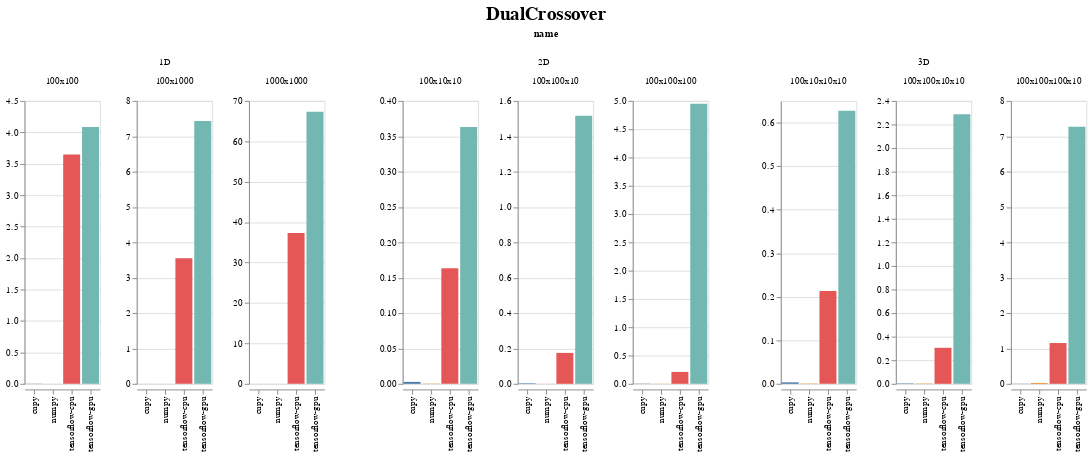

Source (notebook cell):
### Code cell
display_chart('DualCrossover')

### Figure 1 — Vega-Lite specification as saved in the notebook (floating-point values rounded to 4 significant figures)
{"config": {"view": {"continuousWidth": 400, "continuousHeight": 300}, "title": {"anchor": "middle", "fontSize": 20, "offset": 5, "orient": "top"}}, "data": {"name": "data-cea9cb0dc05ed6bc64bc0604beafba1a"}, "facet": {"column": {"type": "nominal", "field": "name"}}, "spec": {"mark": "bar", "encoding": {"color": {"type": "nominal", "field": "backend", "legend": null}, "column": {"type": "nominal", "field": "shape_str", "sort": {"field": "input_size", "order": "ascending"}, "title": ""}, "x": {"type": "nominal", "axis": {"title": ""}, "field": "backend"}, "y": {"type": "quantitative", "axis": {"title": ""}, "field": "avg_time", "sort": "-x"}}, "resolve": {"scale": {"y": "independent"}}, "title": ""}, "spacing": 50, "title": "DualCrossover", "$schema": "https://vega.github.io/schema/vega-lite/v4.0.2.json", "datasets": {"data-cea9cb0dc05ed6bc64bc0604beafba1a": [{"avg_time": 0.002659, "backend": "cupy", "evoflow_version": "0.5.0", "generations": 10, "group": "DualCrossover", "input_size": 10000, "max_time": 0.003989, "min_time": 0.001994, "name": "1D", "num_runs": 3, "shape": [100, 100], "shape_str": "100x100", "std_time": 0.0009404, "system": {"os": {"name": "Windows", "version": "10.0.18362"}, "memory": {"unit": "MB", "used": 20980, "total": 65451}, "cpu": {"name": "Intel64 Family 6 Model 158 Stepping 10, GenuineIntel", "cores": 12, "freqency": 3696.0}, "python": {"numpy": "1.18.3", "tensorflow": {"visible_gpu": ["/physical_device:GPU:0"], "version": "2.2.0"}, "cupy": "7.2.0"}, "gpu": [{"memory": {"unit": "MB", "total": 11264, "used": 2106}, "temperature": {"unit": "C"}, "driver": "445.87", "index": "0", "name": "GeForce RTX 2080 Ti", "value": "60", "usage": "3"}]}, "test_name": "DualCrossover1D", "test_type": "OP", "ts": 1590449607}, {"avg_time": 4.085, "backend": "tensorflow-gpu", "evoflow_version": "0.5.0", "generations": 10, "group": "DualCrossover", "input_size": 10000, "max_time": 4.879, "min_time": 3.6, "name": "1D", "num_runs": 3, "shape": [100, 100], "shape_str": "100x100", "std_time": 0.5665, "system": {"os": {"name": "Windows", "version": "10.0.18362"}, "memory": {"unit": "MB", "used": 20986, "total": 65451}, "cpu": {"name": "Intel64 Family 6 Model 158 Stepping 10, GenuineIntel", "cores": 12, "freqency": 3696.0}, "python": {"numpy": "1.18.3", "tensorflow": {"visible_gpu": ["/physical_device:GPU:0"], "version": "2.2.0"}, "cupy": "7.2.0"}, "gpu": [{"memory": {"unit": "MB", "total": 11264, "used": 2137}, "temperature": {"unit": "C"}, "driver": "445.87", "index": "0", "name": "GeForce RTX 2080 Ti", "value": "60", "usage": "2"}]}, "test_name": "DualCrossover1D", "test_type": "OP", "ts": 1590449621}, {"avg_time": 0.00266, "backend": "cupy", "evoflow_version": "0.5.0", "generations": 10, "group": "DualCrossover", "input_size": 10000, "max_time": 0.002992, "min_time": 0.001995, "name": "2D", "num_runs": 3, "shape": [100, 10, 10], "shape_str": "100x10x10", "std_time": 0.0004701, "system": {"os": {"name": "Windows", "version": "10.0.18362"}, "memory": {"unit": "MB", "used": 20980, "total": 65451}, "cpu": {"name": "Intel64 Family 6 Model 158 Stepping 10, GenuineIntel", "cores": 12, "freqency": 3696.0}, "python": {"numpy": "1.18.3", "tensorflow": {"visible_gpu": ["/physical_device:GPU:0"], "version": "2.2.0"}, "cupy": "7.2.0"}, "gpu": [{"memory": {"unit": "MB", "total": 11264, "used": 2106}, "temperature": {"unit": "C"}, "driver": "445.87", "index": "0", "name": "GeForce RTX 2080 Ti", "value": "60", "usage": "3"}]}, "test_name": "DualCrossover2D", "test_type": "OP", "ts": 1590449607}, {"avg_time": 0.1634, "backend": "tensorflow-cpu", "evoflow_version": "0.5.0", "generations": 10, "group": "DualCrossover", "input_size": 10000, "max_time": 0.1646, "min_time": 0.1611, "name": "2D", "num_runs": 3, "shape": [100, 10, 10], "shape_str": "100x10x10", "std_time": 0.001647, "system": {"os": {"name": "Windows", "version": "10.0.18362"}, "memory": {"unit": "MB", "used": 24110, "total": 65451}, "cpu": {"name": "Intel64 Family 6 Model 158 Stepping 10, GenuineIntel", "cores": 12, "freqency": 3696.0}, "python": {"numpy": "1.18.3", "tensorflow": {"visible_gpu": [], "version": "2.2.0"}, "cupy": "7.2.0"}, "gpu": []}, "test_name": "DualCrossover2D", "test_type": "OP", "ts": 1590452965}, {"avg_time": 3.648, "backend": "tensorflow-cpu", "evoflow_version": "0.5.0", "generations": 10, "group": "DualCrossover", "input_size": 10000, "max_time": 4.29, "min_time": 3.302, "name": "1D", "num_runs": 3, "shape": [100, 100], "shape_str": "100x100", "std_time": 0.4548, "system": {"os": {"name": "Windows", "version": "10.0.18362"}, "memory": {"unit": "MB", "used": 24110, "total": 65451}, "cpu": {"name": "Intel64 Family 6 Model 158 Stepping 10, GenuineIntel", "cores": 12, "freqency": 3696.0}, "python": {"numpy": "1.18.3", "tensorflow": {"visible_gpu": [], "version": "2.2.0"}, "cupy": "7.2.0"}, "gpu": []}, "test_name": "DualCrossover1D", "test_type": "OP", "ts": 1590452965}, {"avg_time": 0.0003324, "backend": "numpy", "evoflow_version": "0.5.0", "generations": 10, "group": "DualCrossover", "input_size": 10000, "max_time": 0.0009973, "min_time": 0.0, "name": "1D", "num_runs": 3, "shape": [100, 100], "shape_str": "100x100", "std_time": 0.0004701, "system": {"os": {"name": "Windows", "version": "10.0.18362"}, "memory": {"unit": "MB", "used": 20934, "total": 65451}, "cpu": {"name": "Intel64 Family 6 Model 158 Stepping 10, GenuineIntel", "cores": 12, "freqency": 3696.0}, "python": {"numpy": "1.18.3", "tensorflow": {"visible_gpu": ["/physical_device:GPU:0"], "version": "2.2.0"}, "cupy": "7.2.0"}, "gpu": []}, "test_name": "DualCrossover1D", "test_type": "OP", "ts": 1590449592}, {"avg_time": 0.363, "backend": "tensorflow-gpu", "evoflow_version": "0.5.0", "generations": 10, "group": "DualCrossover", "input_size": 10000, "max_time": 0.4099, "min_time": 0.3102, "name": "2D", "num_runs": 3, "shape": [100, 10, 10], "shape_str": "100x10x10", "std_time": 0.04094, "system": {"os": {"name": "Windows", "version": "10.0.18362"}, "memory": {"unit": "MB", "used": 20986, "total": 65451}, "cpu": {"name": "Intel64 Family 6 Model 158 Stepping 10, GenuineIntel", "cores": 12, "freqency": 3696.0}, "python": {"numpy": "1.18.3", "tensorflow": {"visible_gpu": ["/physical_device:GPU:0"], "version": "2.2.0"}, "cupy": "7.2.0"}, "gpu": [{"memory": {"unit": "MB", "total": 11264, "used": 2137}, "temperature": {"unit": "C"}, "driver": "445.87", "index": "0", "name": "GeForce RTX 2080 Ti", "value": "60", "usage": "2"}]}, "test_name": "DualCrossover2D", "test_type": "OP", "ts": 1590449621}, {"avg_time": 0.0003324, "backend": "numpy", "evoflow_version": "0.5.0", "generations": 10, "group": "DualCrossover", "input_size": 10000, "max_time": 0.0009971, "min_time": 0.0, "name": "2D", "num_runs": 3, "shape": [100, 10, 10], "shape_str": "100x10x10", "std_time": 0.00047, "system": {"os": {"name": "Windows", "version": "10.0.18362"}, "memory": {"unit": "MB", "used": 20934, "total": 65451}, "cpu": {"name": "Intel64 Family 6 Model 158 Stepping 10, GenuineIntel", "cores": 12, "freqency": 3696.0}, "python": {"numpy": "1.18.3", "tensorflow": {"visible_gpu": ["/physical_device:GPU:0"], "version": "2.2.0"}, "cupy": "7.2.0"}, "gpu": []}, "test_name": "DualCrossover2D", "test_type": "OP", "ts": 1590449592}, {"avg_time": 7.432, "backend": "tensorflow-gpu", "evoflow_version": "0.5.0", "generations": 10, "group": "DualCrossover", "input_size": 100000, "max_time": 10.27, "min_time": 4.872, "name": "1D", "num_runs": 3, "shape": [100, 1000], "shape_str": "100x1000", "std_time": 2.212, "system": {"os": {"name": "Windows", "version": "10.0.18362"}, "memory": {"unit": "MB", "used": 20986, "total": 65451}, "cpu": {"name": "Intel64 Family 6 Model 158 Stepping 10, GenuineIntel", "cores": 12, "freqency": 3696.0}, "python": {"numpy": "1.18.3", "tensorflow": {"visible_gpu": ["/physical_device:GPU:0"], "version": "2.2.0"}, "cupy": "7.2.0"}, "gpu": [{"memory": {"unit": "MB", "total": 11264, "used": 2137}, "temperature": {"unit": "C"}, "driver": "445.87", "index": "0", "name": "GeForce RTX 2080 Ti", "value": "60", "usage": "2"}]}, "test_name": "DualCrossover1D", "test_type": "OP", "ts": 1590449621}, {"avg_time": 0.213, "backend": "tensorflow-cpu", "evoflow_version": "0.5.0", "generations": 10, "group": "DualCrossover", "input_size": 100000, "max_time": 0.2192, "min_time": 0.2084, "name": "3D", "num_runs": 3, "shape": [100, 10, 10, 10], "shape_str": "100x10x10x10", "std_time": 0.004559, "system": {"os": {"name": "Windows", "version": "10.0.18362"}, "memory": {"unit": "MB", "used": 24110, "total": 65451}, "cpu": {"name": "Intel64 Family 6 Model 158 Stepping 10, GenuineIntel", "cores": 12, "freqency": 3696.0}, "python": {"numpy": "1.18.3", "tensorflow": {"visible_gpu": [], "version": "2.2.0"}, "cupy": "7.2.0"}, "gpu": []}, "test_name": "DualCrossover3D", "test_type": "OP", "ts": 1590452965}, {"avg_time": 0.1749, "backend": "tensorflow-cpu", "evoflow_version": "0.5.0", "generations": 10, "group": "DualCrossover", "input_size": 100000, "max_time": 0.1895, "min_time": 0.1616, "name": "2D", "num_runs": 3, "shape": [100, 100, 10], "shape_str": "100x100x10", "std_time": 0.01144, "system": {"os": {"name": "Windows", "version": "10.0.18362"}, "memory": {"unit": "MB", "used": 24110, "total": 65451}, "cpu": {"name": "Intel64 Family 6 Model 158 Stepping 10, GenuineIntel", "cores": 12, "freqency": 3696.0}, "python": {"numpy": "1.18.3", "tensorflow": {"visible_gpu": [], "version": "2.2.0"}, "cupy": "7.2.0"}, "gpu": []}, "test_name": "DualCrossover2D", "test_type": "OP", "ts": 1590452965}, {"avg_time": 3.548, "backend": "tensorflow-cpu", "evoflow_version": "0.5.0", "generations": 10, "group": "DualCrossover", "input_size": 100000, "max_time": 3.725, "min_time": 3.3, "name": "1D", "num_runs": 3, "shape": [100, 1000], "shape_str": "100x1000", "std_time": 0.1803, "system": {"os": {"name": "Windows", "version": "10.0.18362"}, "memory": {"unit": "MB", "used": 24110, "total": 65451}, "cpu": {"name": "Intel64 Family 6 Model 158 Stepping 10, GenuineIntel", "cores": 12, "freqency": 3696.0}, "python": {"numpy": "1.18.3", "tensorflow": {"visible_gpu": [], "version": "2.2.0"}, "cupy": "7.2.0"}, "gpu": []}, "test_name": "DualCrossover1D", "test_type": "OP", "ts": 1590452965}, {"avg_time": 0.0003324, "backend": "numpy", "evoflow_version": "0.5.0", "generations": 10, "group": "DualCrossover", "input_size": 100000, "max_time": 0.0009973, "min_time": 0.0, "name": "2D", "num_runs": 3, "shape": [100, 100, 10], "shape_str": "100x100x10", "std_time": 0.0004701, "system": {"os": {"name": "Windows", "version": "10.0.18362"}, "memory": {"unit": "MB", "used": 20934, "total": 65451}, "cpu": {"name": "Intel64 Family 6 Model 158 Stepping 10, GenuineIntel", "cores": 12, "freqency": 3696.0}, "python": {"numpy": "1.18.3", "tensorflow": {"visible_gpu": ["/physical_device:GPU:0"], "version": "2.2.0"}, "cupy": "7.2.0"}, "gpu": []}, "test_name": "DualCrossover2D", "test_type": "OP", "ts": 1590449592}, {"avg_time": 0.0006649, "backend": "numpy", "evoflow_version": "0.5.0", "generations": 10, "group": "DualCrossover", "input_size": 100000, "max_time": 0.0009975, "min_time": 0.0, "name": "3D", "num_runs": 3, "shape": [100, 10, 10, 10], "shape_str": "100x10x10x10", "std_time": 0.0004701, "system": {"os": {"name": "Windows", "version": "10.0.18362"}, "memory": {"unit": "MB", "used": 20934, "total": 65451}, "cpu": {"name": "Intel64 Family 6 Model 158 Stepping 10, GenuineIntel", "cores": 12, "freqency": 3696.0}, "python": {"numpy": "1.18.3", "tensorflow": {"visible_gpu": ["/physical_device:GPU:0"], "version": "2.2.0"}, "cupy": "7.2.0"}, "gpu": []}, "test_name": "DualCrossover3D", "test_type": "OP", "ts": 1590449592}, {"avg_time": 1.516, "backend": "tensorflow-gpu", "evoflow_version": "0.5.0", "generations": 10, "group": "DualCrossover", "input_size": 100000, "max_time": 2.163, "min_time": 0.6478, "name": "2D", "num_runs": 3, "shape": [100, 100, 10], "shape_str": "100x100x10", "std_time": 0.6381, "system": {"os": {"name": "Windows", "version": "10.0.18362"}, "memory": {"unit": "MB", "used": 20986, "total": 65451}, "cpu": {"name": "Intel64 Family 6 Model 158 Stepping 10, GenuineIntel", "cores": 12, "freqency": 3696.0}, "python": {"numpy": "1.18.3", "tensorflow": {"visible_gpu": ["/physical_device:GPU:0"], "version": "2.2.0"}, "cupy": "7.2.0"}, "gpu": [{"memory": {"unit": "MB", "total": 11264, "used": 2137}, "temperature": {"unit": "C"}, "driver": "445.87", "index": "0", "name": "GeForce RTX 2080 Ti", "value": "60", "usage": "2"}]}, "test_name": "DualCrossover2D", "test_type": "OP", "ts": 1590449621}, {"avg_time": 0.0006649, "backend": "numpy", "evoflow_version": "0.5.0", "generations": 10, "group": "DualCrossover", "input_size": 100000, "max_time": 0.0009975, "min_time": 0.0, "name": "1D", "num_runs": 3, "shape": [100, 1000], "shape_str": "100x1000", "std_time": 0.0004702, "system": {"os": {"name": "Windows", "version": "10.0.18362"}, "memory": {"unit": "MB", "used": 20934, "total": 65451}, "cpu": {"name": "Intel64 Family 6 Model 158 Stepping 10, GenuineIntel", "cores": 12, "freqency": 3696.0}, "python": {"numpy": "1.18.3", "tensorflow": {"visible_gpu": ["/physical_device:GPU:0"], "version": "2.2.0"}, "cupy": "7.2.0"}, "gpu": []}, "test_name": "DualCrossover1D", "test_type": "OP", "ts": 1590449592}, {"avg_time": 0.0009973, "backend": "cupy", "evoflow_version": "0.5.0", "generations": 10, "group": "DualCrossover", "input_size": 100000, "max_time": 0.0009975, "min_time": 0.0009971, "name": "1D", "num_runs": 3, "shape": [100, 1000], "shape_str": "100x1000", "std_time": 1.947e-07, "system": {"os": {"name": "Windows", "version": "10.0.18362"}, "memory": {"unit": "MB", "used": 20980, "total": 65451}, "cpu": {"name": "Intel64 Family 6 Model 158 Stepping 10, GenuineIntel", "cores": 12, "freqency": 3696.0}, "python": {"numpy": "1.18.3", "tensorflow": {"visible_gpu": ["/physical_device:GPU:0"], "version": "2.2.0"}, "cupy": "7.2.0"}, "gpu": [{"memory": {"unit": "MB", "total": 11264, "used": 2106}, "temperature": {"unit": "C"}, "driver": "445.87", "index": "0", "name": "GeForce RTX 2080 Ti", "value": "60", "usage": "3"}]}, "test_name": "DualCrossover1D", "test_type": "OP", "ts": 1590449607}, {"avg_time": 0.6274, "backend": "tensorflow-gpu", "evoflow_version": "0.5.0", "generations": 10, "group": "DualCrossover", "input_size": 100000, "max_time": 0.764, "min_time": 0.5002, "name": "3D", "num_runs": 3, "shape": [100, 10, 10, 10], "shape_str": "100x10x10x10", "std_time": 0.1079, "system": {"os": {"name": "Windows", "version": "10.0.18362"}, "memory": {"unit": "MB", "used": 20986, "total": 65451}, "cpu": {"name": "Intel64 Family 6 Model 158 Stepping 10, GenuineIntel", "cores": 12, "freqency": 3696.0}, "python": {"numpy": "1.18.3", "tensorflow": {"visible_gpu": ["/physical_device:GPU:0"], "version": "2.2.0"}, "cupy": "7.2.0"}, "gpu": [{"memory": {"unit": "MB", "total": 11264, "used": 2137}, "temperature": {"unit": "C"}, "driver": "445.87", "index": "0", "name": "GeForce RTX 2080 Ti", "value": "60", "usage": "2"}]}, "test_name": "DualCrossover3D", "test_type": "OP", "ts": 1590449621}, {"avg_time": 0.003325, "backend": "cupy", "evoflow_version": "0.5.0", "generations": 10, "group": "DualCrossover", "input_size": 100000, "max_time": 0.00399, "min_time": 0.002992, "name": "3D", "num_runs": 3, "shape": [100, 10, 10, 10], "shape_str": "100x10x10x10", "std_time": 0.0004702, "system": {"os": {"name": "Windows", "version": "10.0.18362"}, "memory": {"unit": "MB", "used": 20980, "total": 65451}, "cpu": {"name": "Intel64 Family 6 Model 158 Stepping 10, GenuineIntel", "cores": 12, "freqency": 3696.0}, "python": {"numpy": "1.18.3", "tensorflow": {"visible_gpu": ["/physical_device:GPU:0"], "version": "2.2.0"}, "cupy": "7.2.0"}, "gpu": [{"memory": {"unit": "MB", "total": 11264, "used": 2106}, "temperature": {"unit": "C"}, "driver": "445.87", "index": "0", "name": "GeForce RTX 2080 Ti", "value": "60", "usage": "3"}]}, "test_name": "DualCrossover3D", "test_type": "OP", "ts": 1590449607}, {"avg_time": 0.002992, "backend": "cupy", "evoflow_version": "0.5.0", "generations": 10, "group": "DualCrossover", "input_size": 100000, "max_time": 0.002992, "min_time": 0.002992, "name": "2D", "num_runs": 3, "shape": [100, 100, 10], "shape_str": "100x100x10", "std_time": 2.248e-07, "system": {"os": {"name": "Windows", "version": "10.0.18362"}, "memory": {"unit": "MB", "used": 20980, "total": 65451}, "cpu": {"name": "Intel64 Family 6 Model 158 Stepping 10, GenuineIntel", "cores": 12, "freqency": 3696.0}, "python": {"numpy": "1.18.3", "tensorflow": {"visible_gpu": ["/physical_device:GPU:0"], "version": "2.2.0"}, "cupy": "7.2.0"}, "gpu": [{"memory": {"unit": "MB", "total": 11264, "used": 2106}, "temperature": {"unit": "C"}, "driver": "445.87", "index": "0", "name": "GeForce RTX 2080 Ti", "value": "60", "usage": "3"}]}, "test_name": "DualCrossover2D", "test_type": "OP", "ts": 1590449607}, {"avg_time": 67.29, "backend": "tensorflow-gpu", "evoflow_version": "0.5.0", "generations": 10, "group": "DualCrossover", "input_size": 1000000, "max_time": 95.81, "min_time": 42.26, "name": "1D", "num_runs": 3, "shape": [1000, 1000], "shape_str": "1000x1000", "std_time": 22.0, "system": {"os": {"name": "Windows", "version": "10.0.18362"}, "memory": {"unit": "MB", "used": 20986, "total": 65451}, "cpu": {"name": "Intel64 Family 6 Model 158 Stepping 10, GenuineIntel", "cores": 12, "freqency": 3696.0}, "python": {"numpy": "1.18.3", "tensorflow": {"visible_gpu": ["/physical_device:GPU:0"], "version": "2.2.0"}, "cupy": "7.2.0"}, "gpu": [{"memory": {"unit": "MB", "total": 11264, "used": 2137}, "temperature": {"unit": "C"}, "driver": "445.87", "index": "0", "name": "GeForce RTX 2080 Ti", "value": "60", "usage": "2"}]}, "test_name": "DualCrossover1D", "test_type": "OP", "ts": 1590449621}, {"avg_time": 0.00133, "backend": "cupy", "evoflow_version": "0.5.0", "generations": 10, "group": "DualCrossover", "input_size": 1000000, "max_time": 0.001994, "min_time": 0.0009973, "name": "1D", "num_runs": 3, "shape": [1000, 1000], "shape_str": "1000x1000", "std_time": 0.0004699, "system": {"os": {"name": "Windows", "version": "10.0.18362"}, "memory": {"unit": "MB", "used": 20980, "total": 65451}, "cpu": {"name": "Intel64 Family 6 Model 158 Stepping 10, GenuineIntel", "cores": 12, "freqency": 3696.0}, "python": {"numpy": "1.18.3", "tensorflow": {"visible_gpu": ["/physical_device:GPU:0"], "version": "2.2.0"}, "cupy": "7.2.0"}, "gpu": [{"memory": {"unit": "MB", "total": 11264, "used": 2106}, "temperature": {"unit": "C"}, "driver": "445.87", "index": "0", "name": "GeForce RTX 2080 Ti", "value": "60", "usage": "3"}]}, "test_name": "DualCrossover1D", "test_type": "OP", "ts": 1590449607}, {"avg_time": 4.948, "backend": "tensorflow-gpu", "evoflow_version": "0.5.0", "generations": 10, "group": "DualCrossover", "input_size": 1000000, "max_time": 10.05, "min_time": 0.9102, "name": "2D", "num_runs": 3, "shape": [100, 100, 100], "shape_str": "100x100x100", "std_time": 3.809, "system": {"os": {"name": "Windows", "version": "10.0.18362"}, "memory": {"unit": "MB", "used": 20986, "total": 65451}, "cpu": {"name": "Intel64 Family 6 Model 158 Stepping 10, GenuineIntel", "cores": 12, "freqency": 3696.0}, "python": {"numpy": "1.18.3", "tensorflow": {"visible_gpu": ["/physical_device:GPU:0"], "version": "2.2.0"}, "cupy": "7.2.0"}, "gpu": [{"memory": {"unit": "MB", "total": 11264, "used": 2137}, "temperature": {"unit": "C"}, "driver": "445.87", "index": "0", "name": "GeForce RTX 2080 Ti", "value": "60", "usage": "2"}]}, "test_name": "DualCrossover2D", "test_type": "OP", "ts": 1590449621}, {"avg_time": 0.3053, "backend": "tensorflow-cpu", "evoflow_version": "0.5.0", "generations": 10, "group": "DualCrossover", "input_size": 1000000, "max_time": 0.348, "min_time": 0.2264, "name": "3D", "num_runs": 3, "shape": [100, 100, 10, 10], "shape_str": "100x100x10x10", "std_time": 0.05587, "system": {"os": {"name": "Windows", "version": "10.0.18362"}, "memory": {"unit": "MB", "used": 24110, "total": 65451}, "cpu": {"name": "Intel64 Family 6 Model 158 Stepping 10, GenuineIntel", "cores": 12, "freqency": 3696.0}, "python": {"numpy": "1.18.3", "tensorflow": {"visible_gpu": [], "version": "2.2.0"}, "cupy": "7.2.0"}, "gpu": []}, "test_name": "DualCrossover3D", "test_type": "OP", "ts": 1590452965}, {"avg_time": 0.001995, "backend": "numpy", "evoflow_version": "0.5.0", "generations": 10, "group": "DualCrossover", "input_size": 1000000, "max_time": 0.001995, "min_time": 0.001994, "name": "2D", "num_runs": 3, "shape": [100, 100, 100], "shape_str": "100x100x100", "std_time": 2.248e-07, "system": {"os": {"name": "Windows", "version": "10.0.18362"}, "memory": {"unit": "MB", "used": 20934, "total": 65451}, "cpu": {"name": "Intel64 Family 6 Model 158 Stepping 10, GenuineIntel", "cores": 12, "freqency": 3696.0}, "python": {"numpy": "1.18.3", "tensorflow": {"visible_gpu": ["/physical_device:GPU:0"], "version": "2.2.0"}, "cupy": "7.2.0"}, "gpu": []}, "test_name": "DualCrossover2D", "test_type": "OP", "ts": 1590449592}, {"avg_time": 0.003324, "backend": "numpy", "evoflow_version": "0.5.0", "generations": 10, "group": "DualCrossover", "input_size": 1000000, "max_time": 0.00399, "min_time": 0.002992, "name": "1D", "num_runs": 3, "shape": [1000, 1000], "shape_str": "1000x1000", "std_time": 0.0004704, "system": {"os": {"name": "Windows", "version": "10.0.18362"}, "memory": {"unit": "MB", "used": 20934, "total": 65451}, "cpu": {"name": "Intel64 Family 6 Model 158 Stepping 10, GenuineIntel", "cores": 12, "freqency": 3696.0}, "python": {"numpy": "1.18.3", "tensorflow": {"visible_gpu": ["/physical_device:GPU:0"], "version": "2.2.0"}, "cupy": "7.2.0"}, "gpu": []}, "test_name": "DualCrossover1D", "test_type": "OP", "ts": 1590449592}, {"avg_time": 37.29, "backend": "tensorflow-cpu", "evoflow_version": "0.5.0", "generations": 10, "group": "DualCrossover", "input_size": 1000000, "max_time": 37.92, "min_time": 36.76, "name": "1D", "num_runs": 3, "shape": [1000, 1000], "shape_str": "1000x1000", "std_time": 0.4782, "system": {"os": {"name": "Windows", "version": "10.0.18362"}, "memory": {"unit": "MB", "used": 24110, "total": 65451}, "cpu": {"name": "Intel64 Family 6 Model 158 Stepping 10, GenuineIntel", "cores": 12, "freqency": 3696.0}, "python": {"numpy": "1.18.3", "tensorflow": {"visible_gpu": [], "version": "2.2.0"}, "cupy": "7.2.0"}, "gpu": []}, "test_name": "DualCrossover1D", "test_type": "OP", "ts": 1590452965}, {"avg_time": 0.003657, "backend": "cupy", "evoflow_version": "0.5.0", "generations": 10, "group": "DualCrossover", "input_size": 1000000, "max_time": 0.004987, "min_time": 0.002991, "name": "3D", "num_runs": 3, "shape": [100, 100, 10, 10], "shape_str": "100x100x10x10", "std_time": 0.0009407, "system": {"os": {"name": "Windows", "version": "10.0.18362"}, "memory": {"unit": "MB", "used": 20980, "total": 65451}, "cpu": {"name": "Intel64 Family 6 Model 158 Stepping 10, GenuineIntel", "cores": 12, "freqency": 3696.0}, "python": {"numpy": "1.18.3", "tensorflow": {"visible_gpu": ["/physical_device:GPU:0"], "version": "2.2.0"}, "cupy": "7.2.0"}, "gpu": [{"memory": {"unit": "MB", "total": 11264, "used": 2106}, "temperature": {"unit": "C"}, "driver": "445.87", "index": "0", "name": "GeForce RTX 2080 Ti", "value": "60", "usage": "3"}]}, "test_name": "DualCrossover3D", "test_type": "OP", "ts": 1590449607}, {"avg_time": 2.287, "backend": "tensorflow-gpu", "evoflow_version": "0.5.0", "generations": 10, "group": "DualCrossover", "input_size": 1000000, "max_time": 3.211, "min_time": 1.211, "name": "3D", "num_runs": 3, "shape": [100, 100, 10, 10], "shape_str": "100x100x10x10", "std_time": 0.8236, "system": {"os": {"name": "Windows", "version": "10.0.18362"}, "memory": {"unit": "MB", "used": 20986, "total": 65451}, "cpu": {"name": "Intel64 Family 6 Model 158 Stepping 10, GenuineIntel", "cores": 12, "freqency": 3696.0}, "python": {"numpy": "1.18.3", "tensorflow": {"visible_gpu": ["/physical_device:GPU:0"], "version": "2.2.0"}, "cupy": "7.2.0"}, "gpu": [{"memory": {"unit": "MB", "total": 11264, "used": 2137}, "temperature": {"unit": "C"}, "driver": "445.87", "index": "0", "name": "GeForce RTX 2080 Ti", "value": "60", "usage": "2"}]}, "test_name": "DualCrossover3D", "test_type": "OP", "ts": 1590449621}, {"avg_time": 0.00266, "backend": "numpy", "evoflow_version": "0.5.0", "generations": 10, "group": "DualCrossover", "input_size": 1000000, "max_time": 0.002993, "min_time": 0.001995, "name": "3D", "num_runs": 3, "shape": [100, 100, 10, 10], "shape_str": "100x100x10x10", "std_time": 0.0004703, "system": {"os": {"name": "Windows", "version": "10.0.18362"}, "memory": {"unit": "MB", "used": 20934, "total": 65451}, "cpu": {"name": "Intel64 Family 6 Model 158 Stepping 10, GenuineIntel", "cores": 12, "freqency": 3696.0}, "python": {"numpy": "1.18.3", "tensorflow": {"visible_gpu": ["/physical_device:GPU:0"], "version": "2.2.0"}, "cupy": "7.2.0"}, "gpu": []}, "test_name": "DualCrossover3D", "test_type": "OP", "ts": 1590449592}, {"avg_time": 0.21, "backend": "tensorflow-cpu", "evoflow_version": "0.5.0", "generations": 10, "group": "DualCrossover", "input_size": 1000000, "max_time": 0.2474, "min_time": 0.19, "name": "2D", "num_runs": 3, "shape": [100, 100, 100], "shape_str": "100x100x100", "std_time": 0.02647, "system": {"os": {"name": "Windows", "version": "10.0.18362"}, "memory": {"unit": "MB", "used": 24110, "total": 65451}, "cpu": {"name": "Intel64 Family 6 Model 158 Stepping 10, GenuineIntel", "cores": 12, "freqency": 3696.0}, "python": {"numpy": "1.18.3", "tensorflow": {"visible_gpu": [], "version": "2.2.0"}, "cupy": "7.2.0"}, "gpu": []}, "test_name": "DualCrossover2D", "test_type": "OP", "ts": 1590452965}, {"avg_time": 0.003989, "backend": "cupy", "evoflow_version": "0.5.0", "generations": 10, "group": "DualCrossover", "input_size": 1000000, "max_time": 0.005984, "min_time": 0.002991, "name": "2D", "num_runs": 3, "shape": [100, 100, 100], "shape_str": "100x100x100", "std_time": 0.001411, "system": {"os": {"name": "Windows", "version": "10.0.18362"}, "memory": {"unit": "MB", "used": 20980, "total": 65451}, "cpu": {"name": "Intel64 Family 6 Model 158 Stepping 10, GenuineIntel", "cores": 12, "freqency": 3696.0}, "python": {"numpy": "1.18.3", "tensorflow": {"visible_gpu": ["/physical_device:GPU:0"], "version": "2.2.0"}, "cupy": "7.2.0"}, "gpu": [{"memory": {"unit": "MB", "total": 11264, "used": 2106}, "temperature": {"unit": "C"}, "driver": "445.87", "index": "0", "name": "GeForce RTX 2080 Ti", "value": "60", "usage": "3"}]}, "test_name": "DualCrossover2D", "test_type": "OP", "ts": 1590449607}, {"avg_time": 0.02194, "backend": "numpy", "evoflow_version": "0.5.0", "generations": 10, "group": "DualCrossover", "input_size": 10000000, "max_time": 0.02194, "min_time": 0.02194, "name": "3D", "num_runs": 3, "shape": [100, 100, 100, 10], "shape_str": "100x100x100x10", "std_time": 1.947e-07, "system": {"os": {"name": "Windows", "version": "10.0.18362"}, "memory": {"unit": "MB", "used": 20934, "total": 65451}, "cpu": {"name": "Intel64 Family 6 Model 158 Stepping 10, GenuineIntel", "cores": 12, "freqency": 3696.0}, "python": {"numpy": "1.18.3", "tensorflow": {"visible_gpu": ["/physical_device:GPU:0"], "version": "2.2.0"}, "cupy": "7.2.0"}, "gpu": []}, "test_name": "DualCrossover3D", "test_type": "OP", "ts": 1590449592}, {"avg_time": 0.004987, "backend": "cupy", "evoflow_version": "0.5.0", "generations": 10, "group": "DualCrossover", "input_size": 10000000, "max_time": 0.004987, "min_time": 0.004986, "name": "3D", "num_runs": 3, "shape": [100, 100, 100, 10], "shape_str": "100x100x100x10", "std_time": 2.248e-07, "system": {"os": {"name": "Windows", "version": "10.0.18362"}, "memory": {"unit": "MB", "used": 20980, "total": 65451}, "cpu": {"name": "Intel64 Family 6 Model 158 Stepping 10, GenuineIntel", "cores": 12, "freqency": 3696.0}, "python": {"numpy": "1.18.3", "tensorflow": {"visible_gpu": ["/physical_device:GPU:0"], "version": "2.2.0"}, "cupy": "7.2.0"}, "gpu": [{"memory": {"unit": "MB", "total": 11264, "used": 2106}, "temperature": {"unit": "C"}, "driver": "445.87", "index": "0", "name": "GeForce RTX 2080 Ti", "value": "60", "usage": "3"}]}, "test_name": "DualCrossover3D", "test_type": "OP", "ts": 1590449607}, {"avg_time": 1.153, "backend": "tensorflow-cpu", "evoflow_version": "0.5.0", "generations": 10, "group": "DualCrossover", "input_size": 10000000, "max_time": 1.559, "min_time": 0.4299, "name": "3D", "num_runs": 3, "shape": [100, 100, 100, 10], "shape_str": "100x100x100x10", "std_time": 0.5124, "system": {"os": {"name": "Windows", "version": "10.0.18362"}, "memory": {"unit": "MB", "used": 24110, "total": 65451}, "cpu": {"name": "Intel64 Family 6 Model 158 Stepping 10, GenuineIntel", "cores": 12, "freqency": 3696.0}, "python": {"numpy": "1.18.3", "tensorflow": {"visible_gpu": [], "version": "2.2.0"}, "cupy": "7.2.0"}, "gpu": []}, "test_name": "DualCrossover3D", "test_type": "OP", "ts": 1590452965}, {"avg_time": 7.267, "backend": "tensorflow-gpu", "evoflow_version": "0.5.0", "generations": 10, "group": "DualCrossover", "input_size": 10000000, "max_time": 15.8, "min_time": 1.758, "name": "3D", "num_runs": 3, "shape": [100, 100, 100, 10], "shape_str": "100x100x100x10", "std_time": 6.116, "system": {"os": {"name": "Windows", "version": "10.0.18362"}, "memory": {"unit": "MB", "used": 20986, "total": 65451}, "cpu": {"name": "Intel64 Family 6 Model 158 Stepping 10, GenuineIntel", "cores": 12, "freqency": 3696.0}, "python": {"numpy": "1.18.3", "tensorflow": {"visible_gpu": ["/physical_device:GPU:0"], "version": "2.2.0"}, "cupy": "7.2.0"}, "gpu": [{"memory": {"unit": "MB", "total": 11264, "used": 2137}, "temperature": {"unit": "C"}, "driver": "445.87", "index": "0", "name": "GeForce RTX 2080 Ti", "value": "60", "usage": "2"}]}, "test_name": "DualCrossover3D", "test_type": "OP", "ts": 1590449621}]}}
